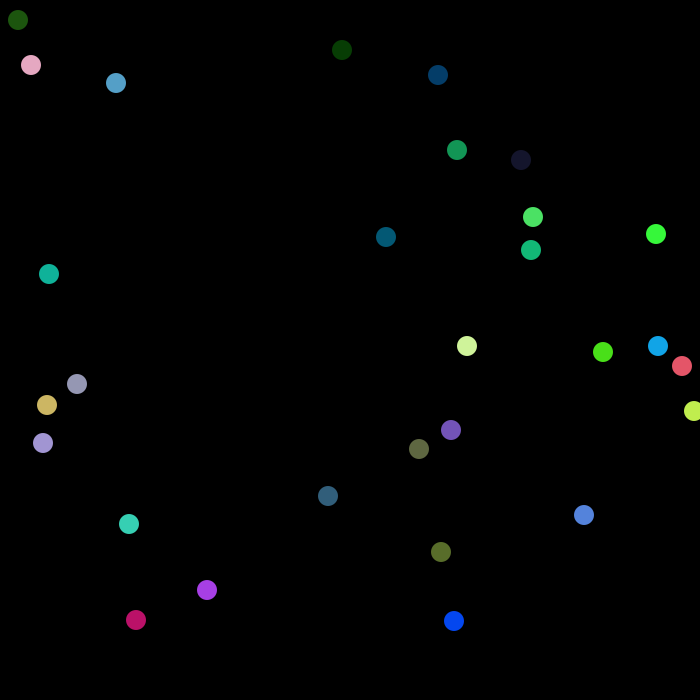
Frame 1 (no input)
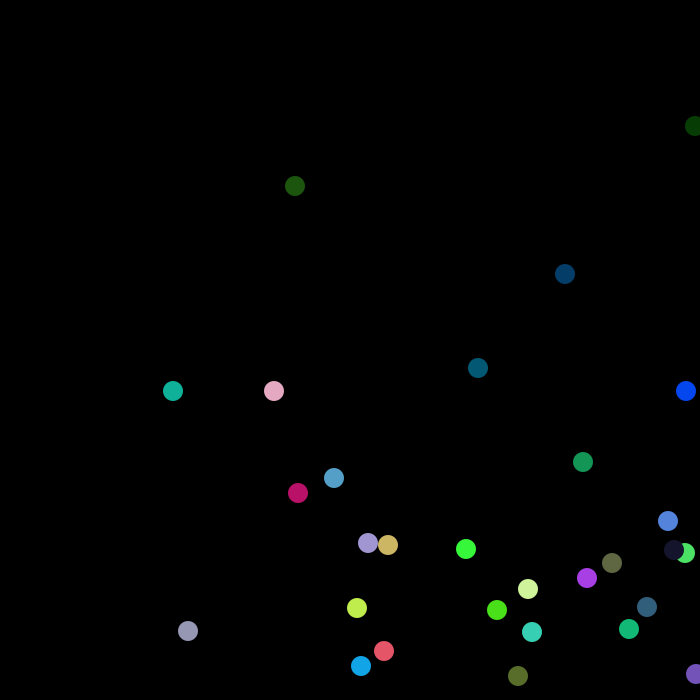
Frame 60 (the mouse pressed at the canvas centre just before this capture)
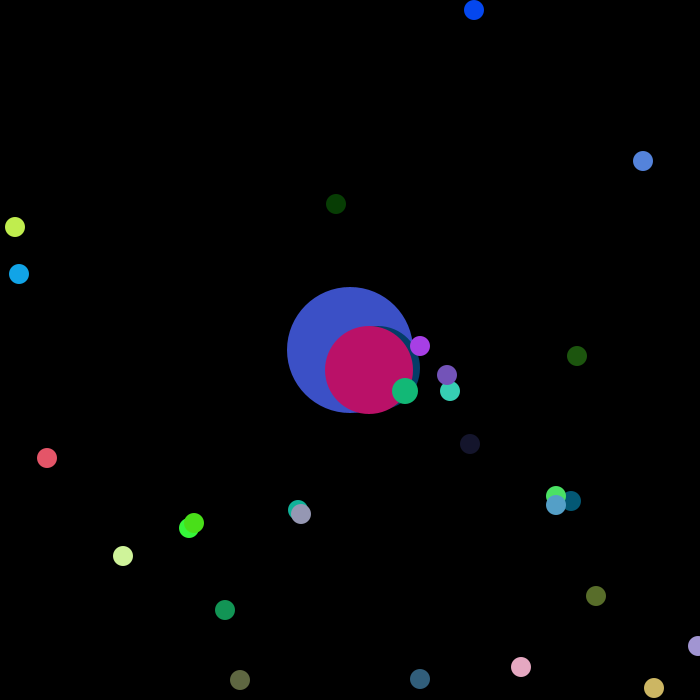
Frame 120 (the mouse held since frame 60 and released just before this capture)

The Processing sketch that drew these frames (run headless with seeded random() and noise(); from frame 60 on, the mouse is pressed at the canvas centre):

// Processing sketch: ChainReaction
// ── ChainReaction.pde
final int WINDOW_X = 700;
final int WINDOW_Y = 700;
final int NUM_BALLS = 30;
boolean hasClicked = false;
Ball[] balls;

void settings() { size(WINDOW_X, WINDOW_Y); }

void setup() {
  ellipseMode(RADIUS); //for distance calculations, easier
  frameRate(60);
  balls = new Ball[NUM_BALLS];
  for(int i = 0; i < NUM_BALLS; i++) {
    balls[i] = new Ball();
  }
  balls[0].setState(Ball.DEAD);
}

void draw() {
  background(0);
  for(int i = 0; i < NUM_BALLS; i++) {
    balls[i].tick();
    balls[i].drawMe();
    if(balls[i].getState() == Ball.BOUNCING) {
      for(int j = 0; j < NUM_BALLS; j++) {
        if(i != j && balls[j].getState() >= Ball.EXPANDING && balls[i].isTouching(balls[j])) 
          balls[i].setState(Ball.EXPANDING);
      }
    }
  }
  if(mousePressed && !hasClicked) {
    hasClicked = true;
    balls[0] = new Ball(mouseX, mouseY);
  }
}
// ── Ball.pde
class Ball {
  // states
  static final int BOUNCING = 0;
  static final int EXPANDING = 1;
  static final int CONTRACTING = 2;
  static final int DEAD = -1;
  // max & min starting velocities & speed of expansion / contraction
  static final float MIN_VELOCITY = 1;
  static final float MAX_VELOCITY = 7;
  static final float EXPAND_VELOCITY = 1;
  // starting size
  static final int BALL_SIZE = 10;
  //max size of expansion
  static final int MAX_SIZE = 70;
  // instance variables
  float x,y;
  float xVelocity,yVelocity;
  int state;
  int ballColor;
  int size;
  //normal constructor
  public Ball() {
    x = random(WINDOW_X);
    y = random(WINDOW_Y);
    float range = MAX_VELOCITY - MIN_VELOCITY;
    xVelocity = random(range) + MIN_VELOCITY;
    yVelocity = random(range) + MIN_VELOCITY;
    state = BOUNCING;
    ballColor = color((int)random(256), (int)random(256), (int)random(256));
    size = BALL_SIZE;
  }
  //click ball constructor
  public Ball(int nX, int nY) {
    x = nX;
    y = nY;
    state = EXPANDING;
    size = 4;
    ballColor = color((int)random(256), (int)random(256), (int)random(256));
  }
  
  public void setState(int newState) { state = newState; }
  public int getState() { return state; } 
  
  //draws ball
  public void drawMe() {
    if(state != DEAD) {
      noStroke();
      fill(ballColor);
      ellipse((int)x, (int)y, size, size);
    } //otherwise dont draw
  }
  //ticks physics
  public void tick() {
    if(state == BOUNCING) {
      //bounce off walls if too close
      if(x + xVelocity >= WINDOW_X || x + xVelocity < 0) xVelocity = -xVelocity;
      if(y + yVelocity >= WINDOW_Y || y + yVelocity < 0) yVelocity = -yVelocity;
      x += xVelocity;
      y += yVelocity;
    }
    else if(state == EXPANDING) {
      size += EXPAND_VELOCITY;
      if(size >= MAX_SIZE) state = CONTRACTING;
    }
    else if(state == CONTRACTING) {
      size -= EXPAND_VELOCITY;
      if(size <= 0) state = DEAD;
    }
    //no tick if dead
  }
  //check if touching other ball
  public boolean isTouching(Ball other) {
    //first get max radius because that's what matters
    int radius = max(other.size, size);
    //if distance between centers <= radius then touching (b/c in the thing balls only exploded when center touched)
    float distance = dist(x,y,other.x,other.y);
    return distance <= radius;
  }
}
